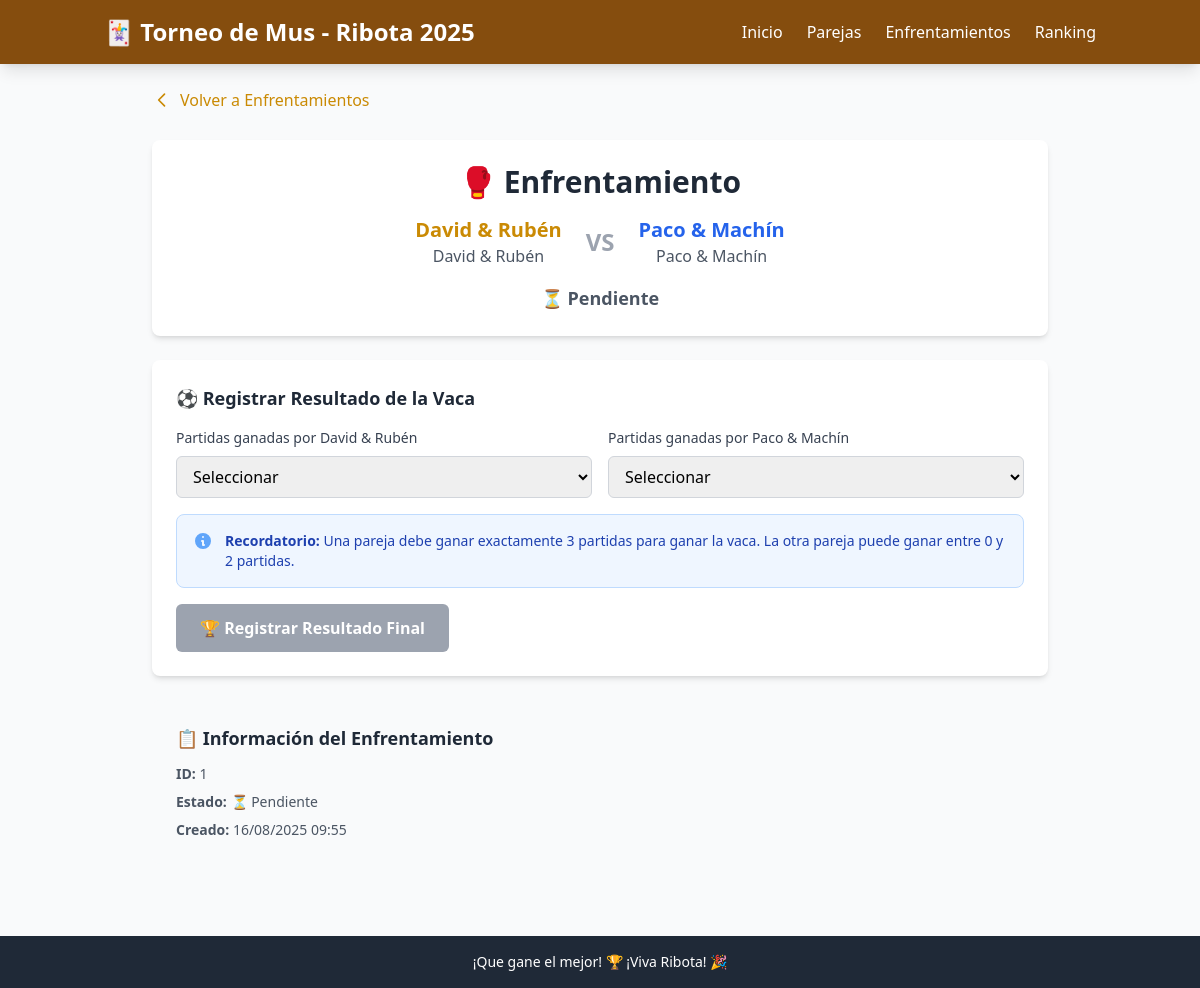
Page /matches/1 on the committed database.
### models.py (models this page shows)
class Team(Base):
    __tablename__ = "teams"
    id = Column(Integer, primary_key=True, index=True)
    name = Column(String, unique=True, index=True)
    player1 = Column(String)
    player2 = Column(String)
    created_at = Column(DateTime, server_default=func.now())
    matches_as_team1 = relationship("Match", foreign_keys="[Match.team1_id]", back_populates="team1")
    matches_as_team2 = relationship("Match", foreign_keys="[Match.team2_id]", back_populates="team2")
    won_matches = relationship("Match", foreign_keys="[Match.winner_id]", back_populates="winner")

class Match(Base):
    __tablename__ = "matches"
    id = Column(Integer, primary_key=True, index=True)
    team1_id = Column(Integer, ForeignKey("teams.id"))
    team2_id = Column(Integer, ForeignKey("teams.id"))
    status = Column(Enum(MatchStatus), default=MatchStatus.PENDING)
    winner_id = Column(Integer, ForeignKey("teams.id"), nullable=True)
    team1_games_won = Column(Integer, default=0)  # Partidas ganadas por team1
    team2_games_won = Column(Integer, default=0)  # Partidas ganadas por team2
    created_at = Column(DateTime, server_default=func.now())
    completed_at = Column(DateTime, nullable=True)
    team1 = relationship("Team", foreign_keys=[team1_id], back_populates="matches_as_team1")
    team2 = relationship("Team", foreign_keys=[team2_id], back_populates="matches_as_team2")
    winner = relationship("Team", foreign_keys=[winner_id], back_populates="won_matches")

### main.py (the view)
@app.get("/matches/{match_id}", response_class=HTMLResponse)
def match_detail(match_id: int, request: Request, db: Session = Depends(get_db)):
    match = db.query(Match).filter(Match.id == match_id).first()
    if not match:
        raise HTTPException(status_code=404, detail="Match not found")
    return templates.TemplateResponse("match_detail.html", {
        "request": request,
        "match": match
    })

### templates/match_detail.html (shortened to what this page needs)
{% extends "base.html" %}
{% block content %}
<div class="max-w-4xl mx-auto">
    <div class="mb-6">
        <a href="/matches"
           class="inline-flex items-center text-mus-600 hover:text-mus-700 transition-colors">
            <svg class="w-5 h-5 mr-2" fill="none" stroke="currentColor" viewBox="0 0 24 24">
                <path stroke-linecap="round" stroke-linejoin="round" stroke-width="2" d="M15 19l-7-7 7-7"></path>
            </svg>
            Volver a Enfrentamientos
        </a>
    </div>
    <div class="bg-white rounded-lg shadow-md p-6 mb-6">
        <div class="text-center">
            <h2 class="text-2xl md:text-3xl font-bold text-gray-800 mb-4">
                🥊 Enfrentamiento
            </h2>
            <div class="flex items-center justify-center space-x-6 mb-4">
                <div class="text-center">
                    <h3 class="text-xl font-bold text-mus-600">{{ match.team1.name }}</h3>
                    <p class="text-gray-600">
                        <span class="font-medium">{{ match.team1.player1 }}</span> &
                        <span class="font-medium">{{ match.team1.player2 }}</span>
                    </p>
                </div>
                <div class="text-2xl font-bold text-gray-400">VS</div>
                <div class="text-center">
                    <h3 class="text-xl font-bold text-blue-600">{{ match.team2.name }}</h3>
                    <p class="text-gray-600">
                        <span class="font-medium">{{ match.team2.player1 }}</span> &
                        <span class="font-medium">{{ match.team2.player2 }}</span>
                    </p>
                </div>
            </div>
            {% if match.status.value == 'completed' %}
                <div class="text-lg text-green-600 font-bold">
                    🎉 ¡{{ match.winner.name }} ganó la vaca {{ match.winner.id == match.team1_id and match.team1_games_won or match.team2_games_won }}-{{ match.winner.id == match.team1_id and match.team2_games_won or match.team1_games_won }}!
                </div>
            {% elif match.status.value == 'in_progress' %}
                <div class="text-lg text-orange-600 font-bold">
                    ⚡ En progreso
                </div>
            {% else %}
                <div class="text-lg text-gray-600 font-bold">
                    ⏳ Pendiente
                </div>
            {% endif %}
        </div>
    </div>
    {% if match.status.value != 'completed' %}
    <div class="bg-white rounded-lg shadow-md p-6 mb-6" x-data="matchResultForm()">
        <h3 class="text-lg font-semibold text-gray-800 mb-4">⚽ Registrar Resultado de la Vaca</h3>
        <form @submit.prevent="validateAndSubmit()" action="/matches/{{ match.id }}/set-result" method="post" class="space-y-4">
            <div class="grid grid-cols-1 md:grid-cols-2 gap-4">
                <div>
                    <label for="team1_games" class="block text-sm font-medium text-gray-700 mb-2">
                        Partidas ganadas por {{ match.team1.name }}
                    </label>
                    <select x-model="team1Games" id="team1_games" name="team1_games" required
                            @change="validateSelection()"
                            class="w-full px-3 py-2 border border-gray-300 rounded-md focus:outline-none focus:ring-2 focus:ring-mus-500 focus:border-mus-500">
                        <option value="">Seleccionar</option>
                    </select>
                </div>
                <div>
                    <label for="team2_games" class="block text-sm font-medium text-gray-700 mb-2">
                        Partidas ganadas por {{ match.team2.name }}
                    </label>
                    <select x-model="team2Games" id="team2_games" name="team2_games" required
                            @change="validateSelection()"
                            class="w-full px-3 py-2 border border-gray-300 rounded-md focus:outline-none focus:ring-2 focus:ring-mus-500 focus:border-mus-500">
                        <option value="">Seleccionar</option>
                    </select>
                </div>
            </div>
            <div class="bg-blue-50 border border-blue-200 rounded-lg p-4">
                <div class="flex items-start">
                    <div class="flex-shrink-0">
                        <svg class="w-5 h-5 text-blue-400" fill="currentColor" viewBox="0 0 20 20">
                            <path fill-rule="evenodd" d="M18 10a8 8 0 11-16 0 8 8 0 0116 0zm-7-4a1 1 0 11-2 0 1 1 0 012 0zM9 9a1 1 0 000 2v3a1 1 0 001 1h1a1 1 0 100-2v-3a1 1 0 00-1-1H9z" clip-rule="evenodd"></path>
                        </svg>
                    </div>
                    <div class="ml-3">
                        <p class="text-sm text-blue-800">
                            <strong>Recordatorio:</strong> Una pareja debe ganar exactamente 3 partidas para ganar la vaca. La otra pareja puede ganar entre 0 y 2 partidas.
                        </p>
                    </div>
                </div>
            </div>
            <button type="submit"
                    :disabled="!isValid || isSubmitting"
                    :class="isValid && !isSubmitting ? 'bg-green-600 hover:bg-green-700' : 'bg-gray-400 cursor-not-allowed'"
                    class="w-full md:w-auto text-white px-6 py-3 rounded-md font-semibold transition-colors">
                <span x-show="!isSubmitting">🏆 Registrar Resultado Final</span>
            </button>
        </form>
    </div>
    {% endif %}
    <div class="bg-gray-50 rounded-lg p-6">
        <h3 class="text-lg font-semibold text-gray-800 mb-3">📋 Información del Enfrentamiento</h3>
        <div class="space-y-2 text-sm text-gray-600">
            <p><strong>ID:</strong> {{ match.id }}</p>
            <p><strong>Estado:</strong>
                {% if match.status.value == 'completed' %}
                    ✅ Completado
                {% elif match.status.value == 'in_progress' %}
                    ⚡ En progreso
                {% else %}
                    ⏳ Pendiente
                {% endif %}
            </p>
            <p><strong>Creado:</strong> {{ match.created_at.strftime('%d/%m/%Y %H:%M') if match.created_at else 'N/A' }}</p>
        </div>
    </div>
</div>
{% endblock %}

### rows in the picture
Team: team1.name "David & Rubén", team1.player1 "David", team1.player2 "Rubén"
Team: team2.name "Paco & Machín", team2.player1 "Paco", team2.player2 "Machín"
Match: id "1", created_at "16/08/2025 09:55"
